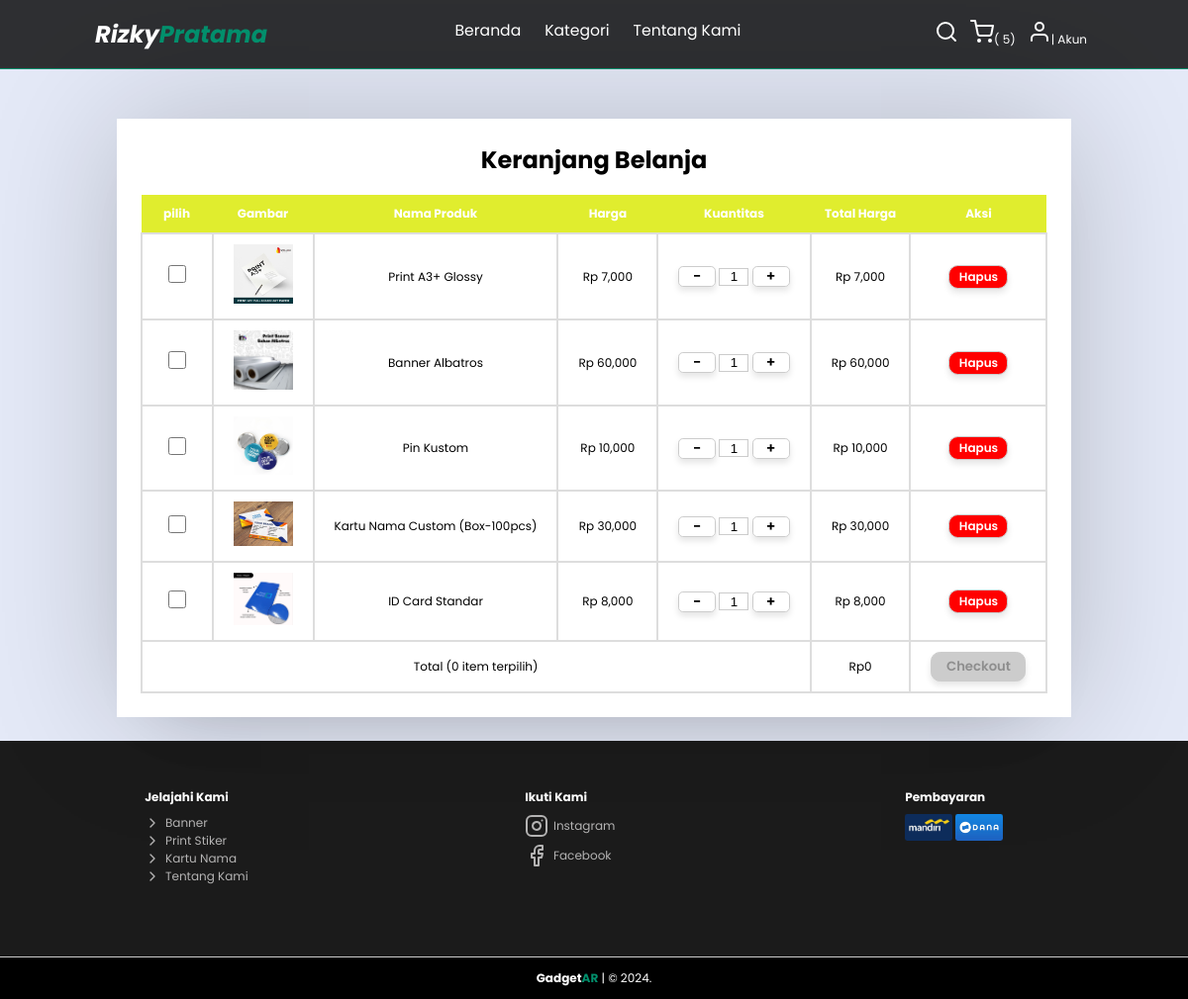
Screenshot of /keranjang.php (signed in) with the database file from the repository.
### tables this page shows
CREATE TABLE `keranjang` (
  `id` int(11) NOT NULL,
  `id_user` int(11) NOT NULL,
  `id_produk` int(11) NOT NULL,
  `gambar` varchar(50) NOT NULL,
  `nama` varchar(150) NOT NULL,
  `kategori` varchar(10) NOT NULL,
  `harga` varchar(6) NOT NULL,
  `kuantitas` int(5) NOT NULL,
  `berat` varchar(3) NOT NULL
);

### keranjang.php (the view, shortened to what this page needs)
<?php
include("php/config.php");
$loggedIn = isset($_SESSION['id_user']);
$id_user = $_SESSION['id_user'];
$query_count = mysqli_query($con, "SELECT COUNT(*) as total FROM keranjang WHERE id_user = '$id_user'");
$row = mysqli_fetch_assoc($query_count);
$total_items = $row['total'];
?>
<!DOCTYPE html>
<html lang="en">
<head>
</head>
<body>
  <nav class="navbar">
    <a href="#" class="navbar-logo">Rizky<span>Pratama</span></a>
    <div class="navbar-nav">
      <a href="index.php">Beranda</a>
      <div class="dropdown">
        <a href="kategori/katalog.php" class="kategori-nav">Kategori</a>
      </div>
      <a href="tentang-kami.php">Tentang Kami</a>
    </div>
    <div class="navbar-extra">
      <a href="#" id="search-button"><i data-feather="search"></i></a>
      <a href="#" id="shopping-cart-button"><i data-feather="shopping-cart"></i>(
        <?= $total_items ?>)
      </a>
      <a href="<?php echo $loggedIn ? 'akun/akun.php' : 'login.php'; ?>" id="user-button">
        <i data-feather="user"></i>|
        <?php echo $loggedIn ? 'Akun' : 'Login'; ?>
      </a>
    </div>
  </nav>
  <section class="keranjang" id="keranjang">
    <div class="container">
      <div class="content">
        <h1>Keranjang Belanja</h1>
        <form action="checkout.php" method="post">
          <table id="cartTable">
            <thead>
              <tr>
                <th>pilih</th>
                <th>Gambar</th>
                <th>Nama Produk</th>
                <th>Harga</th>
                <th>Kuantitas</th>
                <th>Total Harga</th>
                <th>Aksi</th>
              </tr>
            </thead>
            <tbody>
              <?php
              $cart_query = mysqli_query($con, "SELECT * FROM keranjang WHERE id_user = '$id_user' ORDER BY id DESC") or die(mysqli_error($con));
              if (mysqli_num_rows($cart_query) > 0) {
                while ($fetch_cart = mysqli_fetch_assoc($cart_query)) {
                  $item_id = $fetch_cart['id'];
                  $harga = $fetch_cart['harga'];
                  $kuantitas = $fetch_cart['kuantitas'];
                  $sub_total = $harga * $kuantitas;
                  ?>
                  <tr>
                    <td><input type="checkbox" name="selected_items[]" value="<?= $fetch_cart['id'] ?>"
                        class="item-checkbox" data-id="<?= $item_id ?>" data-harga="<?= $harga ?>"
                        data-kuantitas="<?= $kuantitas ?>"></td>
                    <td>
                      <img src="admin/asset/img/produk/<?= $fetch_cart['gambar'] ?>" alt=""
                        style="width: 5rem; height: auto" />
                    </td>
                    <td>
                      <?= $fetch_cart['nama'] ?>
                    </td>
                    <td>Rp
                      <?= number_format($fetch_cart['harga']) ?>
                    </td>
                    <td>
                      <form method="post" action="update_quantity.php" class="form-kuantitas">
                        <button type="button" class="btn-update" onclick="updateQuantity(this, -1)">-</button>
                        <input type="number" class="kuantitas" name="cart_quantity" value="<?= $fetch_cart['kuantitas']; ?>"
                          min="1">
                        <button type="button" class="btn-update" onclick="updateQuantity(this, 1)">+</button>
                      </form>
                    </td>
                    <td>Rp
                      <?= number_format($sub_total); ?>
                    </td>
                    <td>
                      <button class="btn-hapus" data-id="<?= $fetch_cart['id']; ?>">Hapus</button>
                    </td>
                  </tr>
                  <?php
                }
              } else {
                echo '<tr><td style="padding:20px; text-transform:capitalize;" colspan="7">Tidak ada produk</td></tr>';
              }
              ?>
              <tr class="table-bawah">
                <td id="selectedCount" colspan="5">Total (0 item terpilih)</td>
                <td id="grandTotal">Rp0</td>
                <td>
                  <a href="checkout.php"><button class="btn-checkout">Checkout</button></a>
                </td>
              </tr>
            </tbody>
          </table>
        </form>
  </section>
  <footer>
    <div class="footer" id="footer">
      <div class="footer-content">
        <div class="jelajah">
          <h4>Jelajahi Kami</h4>
          <div class="tentang">
            <a href="kategori/banner.php"><i data-feather="chevron-right" width="16" height="16"></i> Banner</a>
            <a href="kategori/stiker.php"><i data-feather="chevron-right" width="16" height="16"></i> Print Stiker</a>
            <a href="kategori/kartunama.php"><i data-feather="chevron-right" width="16" height="16"></i> Kartu Nama</a>
            <a href="tentang-kami.php"><i data-feather="chevron-right" width="16" height="16"></i> Tentang Kami</a>
          </div>
        </div>
        <div class="social-media">
          <h4>Ikuti Kami</h4>
          <div class="ig"><a href="https://www.instagram.com/gadgetarn?igsh=N3p3ZzJhcGlkNndm"><i
                data-feather="instagram"></i> Instagram</a></div>
          <div class="fb"><a href="https://www.facebook.com/profile.php?id=61563441818623&mibextid=ZbWKwL"><i
                data-feather="facebook"></i> Facebook</a></div>
        </div>
        <div class="pembayaran">
          <h4>Pembayaran</h4>
          <img src="asset/img/pembayaran/Mandiri.jpeg" alt="Mandiri" class="mandiri">
          <img src="asset/img/pembayaran/Dana.jpeg" alt="Dana" class="dana">
        </div>
      </div>
    </div>
    <div class="credit">
      <p><a href="">Gadget<span>AR</span></a> | &copy; 2024.</p>
    </div>
  </footer>
</body>
</html>

### keranjang.php (style rules this page uses)
input[type=number] { -moz-appearance: textfield; }

### rows the page displays
keranjang: gambar (picture), nama "Print A3+ Glossy", harga "7,000", cart_quantity "1", sub_total "7,000"
keranjang: gambar (picture), nama "Banner Albatros", harga "60,000", cart_quantity "1", sub_total "60,000"
keranjang: gambar (picture), nama "Pin Kustom", harga "10,000", cart_quantity "1", sub_total "10,000"
keranjang: gambar (picture), nama "Kartu Nama Custom (Box-100pcs)", harga "30,000", cart_quantity "1", sub_total "30,000"
keranjang: gambar (picture), nama "ID Card Standar", harga "8,000", cart_quantity "1", sub_total "8,000"

### other values shown
$total_items "5"
